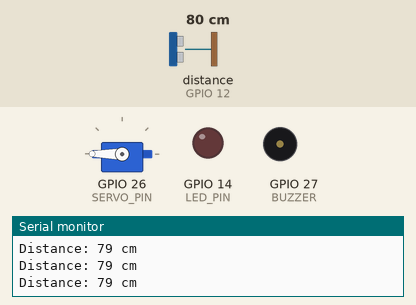
Bench run of a sketch on a simulated ESP32. On the bench: servo, output pins drawn as LEDs (lit = HIGH), buzzer (waves = sounding, pin HIGH), the last lines printed to the serial monitor. Wiring (from diagram.json): ultrasonic range finder: trigger GPIO 13; echo GPIO 12. Dashed ring = blinking. The inputs (shaded band) are chosen by the test bench; at power-on: distance to the obstacle (sensor on GPIO 12) 80 cm. The echo pulse lasts 58.3 µs per cm; pins used as bus, display or sensor lines are not drawn.

Above: at 1.2 s.
1.3 s: distance to the obstacle (sensor on GPIO 12) set to 32 cm
2.8 s: distance to the obstacle (sensor on GPIO 12) set to 28 cm
At 3.0 s:
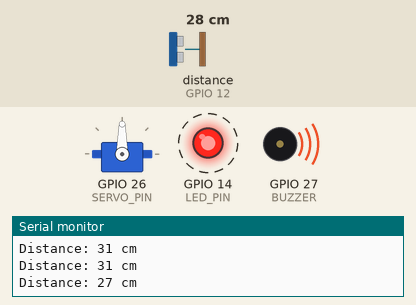
5.8 s: distance to the obstacle (sensor on GPIO 12) set to 12 cm
8.8 s: distance to the obstacle (sensor on GPIO 12) set to 9 cm
At 9.12 s:
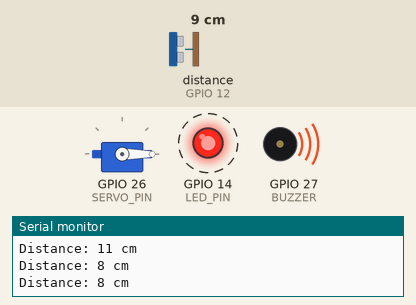
11.8 s: distance to the obstacle (sensor on GPIO 12) set to 18 cm
At 12.34 s:
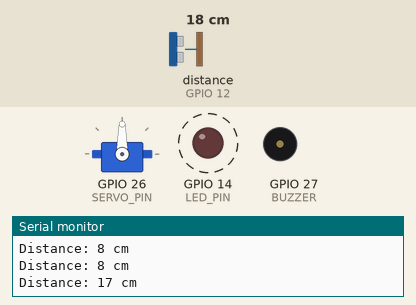
14.8 s: distance to the obstacle (sensor on GPIO 12) set to 2 cm
At 15.14 s:
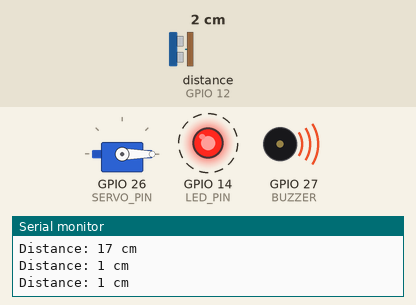
Timing chart, 0 to 18.8 s (numbered marks = the images above; inputs shaded):
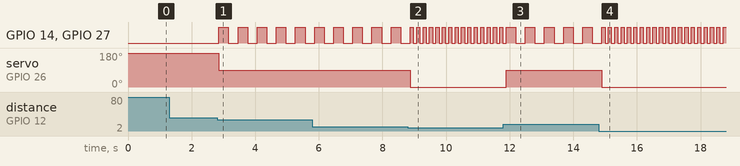

Measured:
- the behaviour switches between 31 and 30 cm on distance to the obstacle (sensor on GPIO 12) (found by bisection; images 0 and 1)
- the behaviour switches between 11 and 10 cm on distance to the obstacle (sensor on GPIO 12) (found by bisection; images 1 and 2)
- after the input at 2.8 s, GPIO 14 (LED_PIN), GPIO 27 (BUZZER): alternates HIGH for 0.30 s and LOW for 0.30 s, starting after 0.06 s; servo on GPIO 26 (SERVO_PIN): 180° → 90° after 0.06 s
- after the input at 8.8 s, GPIO 14 (LED_PIN), GPIO 27 (BUZZER): alternates HIGH for 0.10 s and LOW for 0.10 s, starting after 0.17 s; servo on GPIO 26 (SERVO_PIN): 90° → 0° after 0.07 s
- after the input at 11.8 s, GPIO 14 (LED_PIN), GPIO 27 (BUZZER): alternates HIGH for 0.30 s and LOW for 0.30 s, starting after 0.39 s; servo on GPIO 26 (SERVO_PIN): 0° → 90° after 0.09 s
- after the input at 14.8 s, GPIO 14 (LED_PIN), GPIO 27 (BUZZER): alternates HIGH for 0.10 s and LOW for 0.10 s, starting after 0.20 s; servo on GPIO 26 (SERVO_PIN): 90° → 0° after 0.10 s

The sketch:

Exercise01_Proximity_Alarm.ino
```cpp
/*
  Exercise 01 — Smart Proximity Alarm System
  IIoT-Batch02 | Week 01

  Components:
  - Ultrasonic Sensor (HC-SR04) → detects obstacles
  - LED (Red) → blinks as visual alert
  - Buzzer → sounds audio alert
  - Servo → simulates barrier gate

  Behavior:
  - < 10cm : DANGER — fast blink + fast beep + gate closes
  - 10–30cm: WARNING — slow blink + slow beep + gate neutral
  - > 30cm  : SAFE   — all off + gate open
*/

#include <ESP32Servo.h>

// ─── Pin Definitions ─────────────────────────────────────────────────────────
#define TRIG_PIN  13
#define ECHO_PIN  12
#define LED_PIN   14
#define BUZZER    27
#define SERVO_PIN 26

Servo myServo;

// ─── Measure distance in cm ───────────────────────────────────────────────────
long getDistance() {
  digitalWrite(TRIG_PIN, LOW);
  delayMicroseconds(2);
  digitalWrite(TRIG_PIN, HIGH);
  delayMicroseconds(10);
  digitalWrite(TRIG_PIN, LOW);
  long duration = pulseIn(ECHO_PIN, HIGH, 30000); // timeout 30ms
  return duration * 0.034 / 2;
}

void setup() {
  Serial.begin(115200);
  pinMode(TRIG_PIN, OUTPUT);
  pinMode(ECHO_PIN, INPUT);
  pinMode(LED_PIN, OUTPUT);
  pinMode(BUZZER, OUTPUT);
  myServo.attach(SERVO_PIN);
  myServo.write(180); // gate open by default
  Serial.println("Smart Proximity Alarm Ready.");
}

void loop() {
  long dist = getDistance();
  Serial.print("Distance: ");
  Serial.print(dist);
  Serial.println(" cm");

  if (dist > 0 && dist < 10) {
    // ── DANGER zone ──────────────────────────────────────────────────────────
    myServo.write(0); // gate closed
    digitalWrite(LED_PIN, HIGH);
    digitalWrite(BUZZER, HIGH);
    delay(100);
    digitalWrite(LED_PIN, LOW);
    digitalWrite(BUZZER, LOW);
    delay(100);

  } else if (dist < 30) {
    // ── WARNING zone ─────────────────────────────────────────────────────────
    myServo.write(90); // gate half
    digitalWrite(LED_PIN, HIGH);
    digitalWrite(BUZZER, HIGH);
    delay(300);
    digitalWrite(LED_PIN, LOW);
    digitalWrite(BUZZER, LOW);
    delay(300);

  } else {
    // ── SAFE zone ────────────────────────────────────────────────────────────
    myServo.write(180); // gate fully open
    digitalWrite(LED_PIN, LOW);
    digitalWrite(BUZZER, LOW);
    delay(200);
  }
}
```
